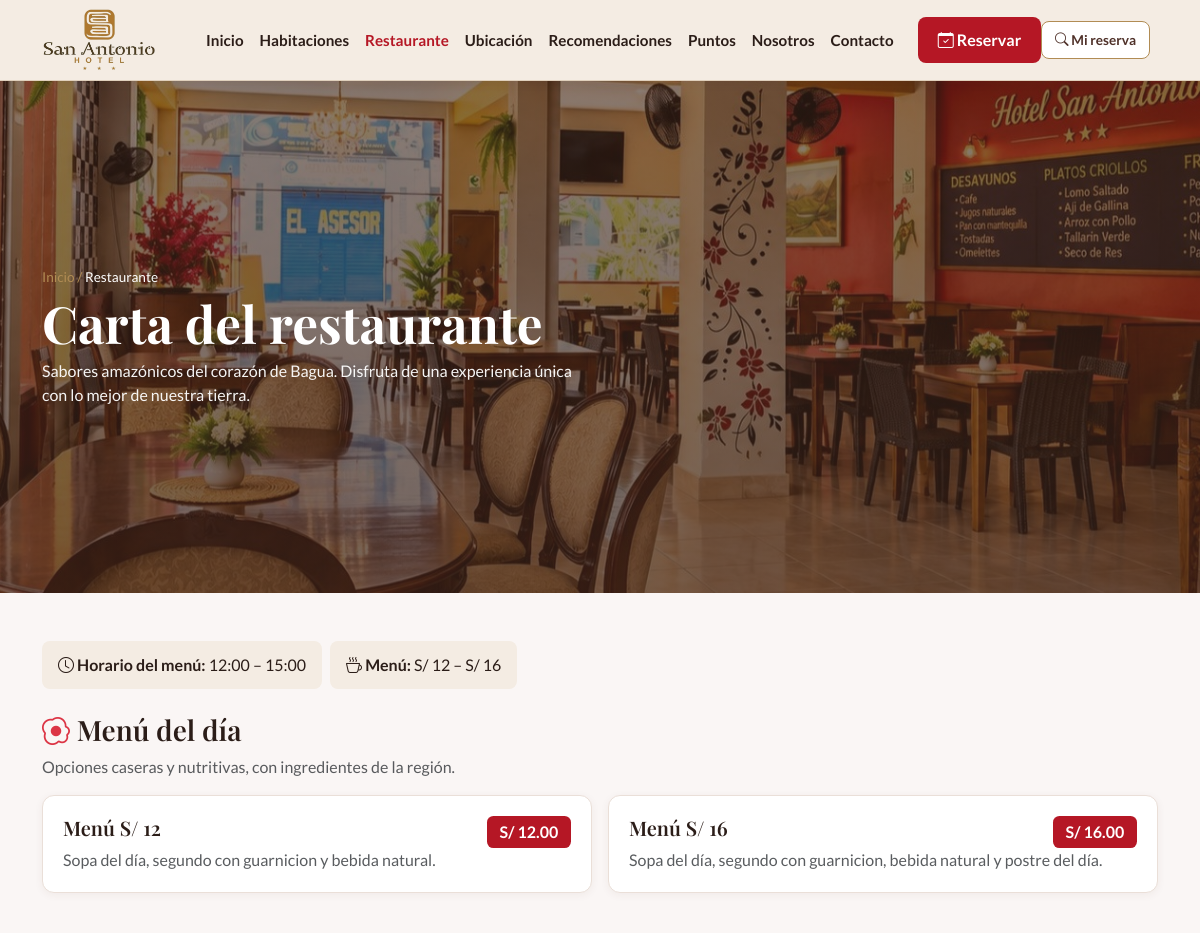
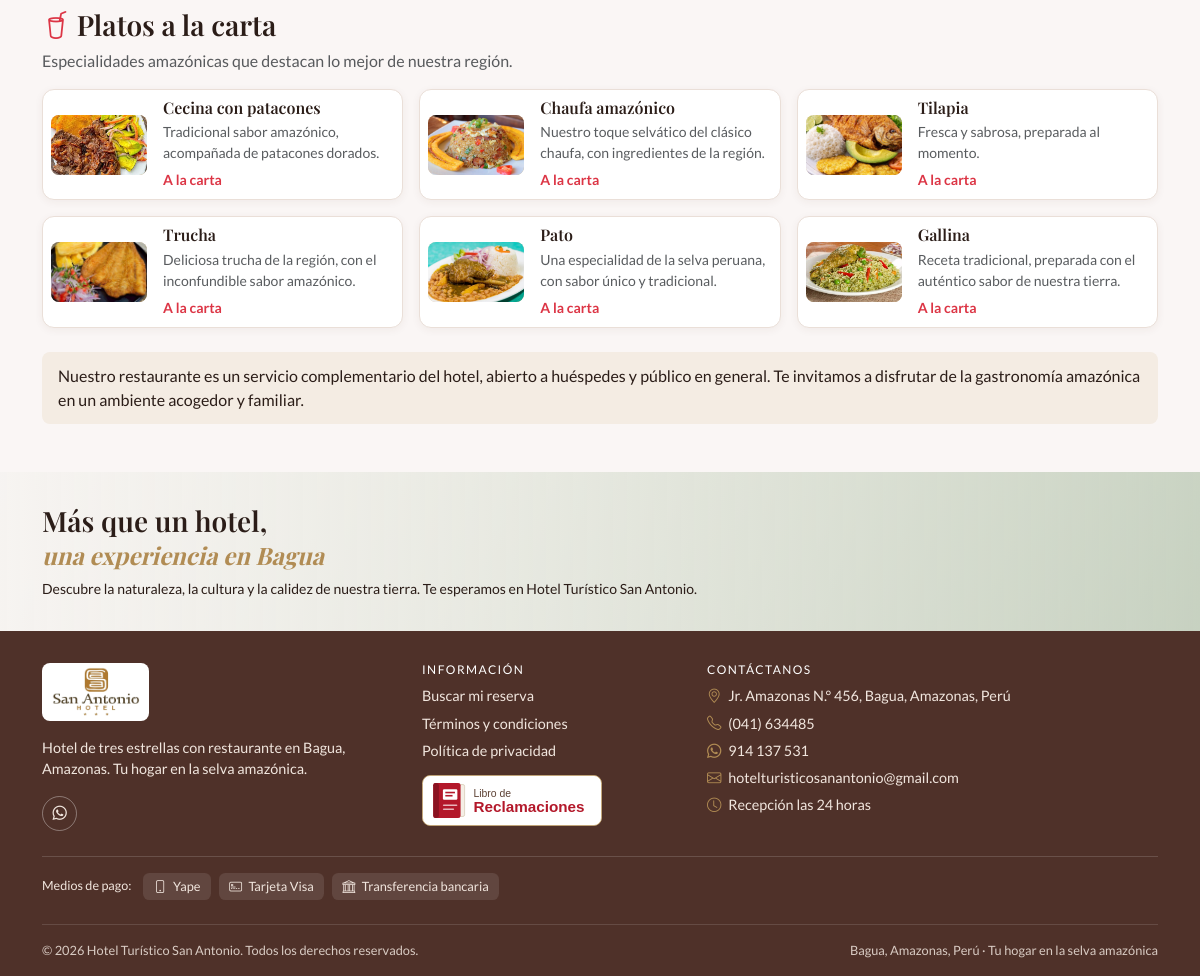
Screenshot of /publico/restaurante.php with the database file from the repository (2 pictures, top to bottom).
### tables this page shows
CREATE TABLE producto (
    id            INT UNSIGNED AUTO_INCREMENT PRIMARY KEY,
    categoria_id  INT UNSIGNED NOT NULL,
    nombre        VARCHAR(80)  NOT NULL,
    descripcion   VARCHAR(200) NULL,
    precio        DECIMAL(7,2) NULL CHECK (precio IS NULL OR precio > 0),
    foto          VARCHAR(255) NULL,
    activo        TINYINT(1)   NOT NULL DEFAULT 1,
    created_at    TIMESTAMP    NOT NULL DEFAULT CURRENT_TIMESTAMP,
    updated_at    TIMESTAMP    NOT NULL DEFAULT CURRENT_TIMESTAMP ON UPDATE CURRENT_TIMESTAMP,
    CONSTRAINT fk_producto_categoria FOREIGN KEY (categoria_id) REFERENCES categoria_producto(id)
);

### config/Autoload.php (called while the page is built, shortened)
<?php
spl_autoload_register(function (string $clase): void {
    $prefijo = "App\\";
    $carpetaBase = dirname(__DIR__) . "/src/";
    $ruta = $carpetaBase . str_replace("\\", "/", substr($clase, strlen($prefijo))) . ".php";
});

### src/Dao/Conexion.php (called while the page is built, shortened)
<?php
class Conexion
{
    private $host = "localhost";
    private $dbname = "daw2_hotel_san_antonio";
    private $user = "root";
    private $password = "";
    public function conectar(): \PDO
    {
        try {
            $dsn = "mysql:host=$this->host;dbname=$this->dbname;charset=utf8mb4";
            $conexion = new \PDO($dsn, $this->user, $this->password);
            $conexion->setAttribute(\PDO::ATTR_ERRMODE, \PDO::ERRMODE_EXCEPTION);
            $conexion->setAttribute(\PDO::ATTR_DEFAULT_FETCH_MODE, \PDO::FETCH_ASSOC);
            $conexion->setAttribute(\PDO::ATTR_EMULATE_PREPARES, false);
            return $conexion;
        } catch (\PDOException $e) {
            throw $e;
        }
    }
}

### src/Dao/Dao.php (called while the page is built, shortened)
<?php
abstract class Dao
{
    public function __construct(?\PDO $conn = null)
    {
        $this->conn = $conn ?? (new Conexion())->conectar();
    }
}

### src/Dao/Producto.php (called while the page is built, shortened)
<?php
class Producto extends Dao
{
    public function listarCarta(): array
    {
        $stmt = $this->conn->prepare(
            "SELECT p.id, p.nombre, p.descripcion, p.precio, p.foto, c.nombre AS categoria
             FROM producto p JOIN categoria_producto c ON c.id = p.categoria_id
             WHERE p.activo = 1 ORDER BY c.id, p.id"
        );
        $stmt->execute();
        return $stmt->fetchAll();
    }
}

### src/Bo/Restaurante.php (called while the page is built, shortened)
<?php
class Restaurante
{
    public function carta(): array
    {
        $carta = [];
        foreach ((new ProductoDAO())->listarCarta() as $producto) {
            $carta[$producto["categoria"]][] = $producto;
        }
        return $carta;
    }
}

### publico/restaurante.php (the view, shortened to what this page needs)
<?php
require __DIR__ . "/../config/Autoload.php";
$carta = (new RestauranteBO())->carta();
require __DIR__ . "/../views/partes/cabecera.php";
hero(
    "Carta del restaurante",
    "Sabores amazónicos del corazón de Bagua. Disfruta de una experiencia única con lo mejor de nuestra tierra.",
    [["Inicio", "index.php"], ["Restaurante", null]],
    "",
    "sa-hero-foto-restaurante"
);
?>
<main class="container py-4 py-lg-5">
    <div class="d-flex flex-wrap gap-2 mb-4">
        <span class="sa-caja-crema"><i class="bi bi-clock"></i> <strong>Horario del menú:</strong> 12:00 – 15:00</span>
        <span class="sa-caja-crema"><i class="bi bi-cup-hot"></i> <strong>Menú:</strong> S/ 12 – S/ 16</span>
    </div>
    <?php if (!empty($carta["Menú del día"])) : ?>
        <h2 class="h3"><i class="bi bi-egg-fried text-danger"></i> Menú del día</h2>
        <p class="text-muted">Opciones caseras y nutritivas, con ingredientes de la región.</p>
        <div class="row g-3 mb-5">
            <?php foreach ($carta["Menú del día"] as $p) : ?>
                <div class="col-12 col-md-6">
                    <article class="sa-card sa-card-cuerpo h-100">
                        <div class="d-flex justify-content-between align-items-start gap-2">
                            <h3 class="h5"><?= e($p["nombre"]) ?></h3>
                            <span class="sa-precio-menu"><?= soles($p["precio"]) ?></span>
                        </div>
                        <p class="mb-0 text-muted"><?= e($p["descripcion"]) ?></p>
                    </article>
                </div>
            <?php endforeach ?>
        </div>
    <?php endif ?>
    <?php if (!empty($carta["Platos a la carta"])) : ?>
        <h2 class="h3"><i class="bi bi-cup-straw text-danger"></i> Platos a la carta</h2>
        <p class="text-muted">Especialidades amazónicas que destacan lo mejor de nuestra región.</p>
        <div class="row g-3 mb-4">
            <?php foreach ($carta["Platos a la carta"] as $p) : ?>
                <div class="col-12 col-md-6 col-lg-4">
                    <article class="sa-card p-2 h-100 d-flex gap-3 align-items-center">
                        <div style="width: 6rem; flex: none"><?php foto($p["foto"], $p["nombre"], "bi-egg-fried") ?></div>
                        <div>
                            <h3 class="h6 mb-1"><?= e($p["nombre"]) ?></h3>
                            <p class="small text-muted mb-1"><?= e($p["descripcion"]) ?></p>
                            <span class="small fw-bold text-danger"><?= $p["precio"] !== null ? soles($p["precio"]) : "A la carta" ?></span>
                        </div>
                    </article>
                </div>
            <?php endforeach ?>
        </div>
    <?php endif ?>
    <div class="sa-caja-crema">
        <i class="bi bi-leaf"></i> Nuestro restaurante es un servicio complementario del hotel, abierto a huéspedes y público en general.
        Te invitamos a disfrutar de la gastronomía amazónica en un ambiente acogedor y familiar.
    </div>
</main>
<?php require __DIR__ . "/../views/partes/pie.php" ?>

### views/partes/ayudas.php (shortened to what this page needs)
<?php
$base = rtrim(preg_replace("#/(publico|admin)$#", "", str_replace("\\", "/", dirname($_SERVER["SCRIPT_NAME"]))), "/") . "/";
function url(string $ruta): string
{
    global $base;
    return $base . $ruta;
}
function e($valor): string
{
    return htmlspecialchars((string) $valor, ENT_QUOTES, "UTF-8");
}
function soles($valor): string
{
    return "S/ " . number_format((float) $valor, 2);
}
function foto(?string $ruta, string $alt, string $icono = "bi-image"): void
{
    echo $ruta
        ? '<img class="sa-foto" src="' . e(url($ruta)) . '" alt="' . e($alt) . '" loading="lazy">'
        : '<div class="sa-foto" role="img" aria-label="' . e($alt) . '"><i class="bi ' . e($icono) . '"></i></div>';
}
function hero(string $titulo, string $texto = "", array $migas = [], string $etiqueta = "", string $claseExtra = ""): void
{
    echo '<section class="sa-hero' . ($claseExtra ? ' ' . e($claseExtra) : '') . '"><div class="container">';
    if ($migas) {
        echo '<div class="migas mb-2">';
        foreach ($migas as $indice => [$nombre, $url]) {
            echo $indice ? " / " : "";
            echo $url ? '<a href="' . e(url($url)) . '">' . e($nombre) . "</a>" : '<span class="actual">' . e($nombre) . "</span>";
        }
        echo "</div>";
    }
    echo '<h1>' . e($titulo) . "</h1>";
    if ($texto) {
        echo '<p class="mt-2 mb-0">' . e($texto) . "</p>";
    }
    echo "</div></section>";
}

### assets/css/estilo.css (style rules this page uses)
:root { --rojo: #B51725; --rojo-osc: #9E1C28; --marron: #4F3129; --marron-osc: #3E2A23; --dorado: #B18C54; --hueso: #FAF6F5; --tinta: #2B1D18; --gris: #6f625c; --borde: #EADFD8; --crema: #F4ECE3; --rosado: #FDEBE9; }
body { font-family: "Lato", system-ui, sans-serif; background: var(--hueso); color: var(--tinta); }
h1, h2, h3, h4, .serif { font-family: "Playfair Display", Georgia, serif; font-weight: 700; }
a { color: var(--rojo); }
.sa-hero { background: radial-gradient(circle at 85% 15%, rgba(177, 140, 84, .55), transparent 55%), linear-gradient(135deg, var(--marron-osc), var(--marron) 60%, #6b4433); color: #fff; padding: 2.25rem 0; }
.sa-hero h1 { font-size: 2rem; line-height: 1.1; }
.sa-hero .migas { font-size: .85rem; color: var(--dorado); }
.sa-hero .migas a { color: var(--dorado); text-decoration: none; }
.sa-hero .migas span.actual { color: #fff; }
.sa-hero p { max-width: 34rem; opacity: .95; }
.sa-hero-foto-restaurante { background: linear-gradient(rgba(59, 36, 26, .60), rgba(59, 36, 26, .70)), url("../img/restaurante/restaurante.jpg") center 40%/cover no-repeat; display: flex; align-items: center; min-height: 18rem; }
.sa-hero-foto-restaurante > .container { width: 100%; }
.sa-card { background: #fff; border: 1px solid var(--borde); border-radius: .75rem; box-shadow: 0 2px 8px rgba(79, 49, 41, .06); }
.sa-card-cuerpo { padding: 1rem; }
.sa-foto { display: grid; place-items: center; width: 100%; aspect-ratio: 16 / 10; object-fit: cover; border-radius: .5rem; background: linear-gradient(135deg, #e7d7c0, #c9a878); color: rgba(255, 255, 255, .9); font-size: 2rem; }
.sa-caja-crema { background: var(--crema); border-radius: .5rem; padding: .75rem 1rem; }
.sa-precio-menu { background: var(--rojo); color: #fff; border-radius: .4rem; padding: .25rem .8rem; font-weight: 700; }
@media (min-width: 768px) { .sa-hero { padding: 3rem 0; } }
@media (min-width: 768px) { .sa-hero h1 { font-size: 2.75rem; } }
@media (min-width: 768px) { .sa-card-cuerpo { padding: 1.25rem; } }
@media (min-width: 768px) { .sa-hero-foto-restaurante { background-position: center; min-height: 26rem; } }
@media (min-width: 992px) { .sa-hero { padding: 3.5rem 0; } }
@media (min-width: 992px) { .sa-hero-foto-restaurante { min-height: 32rem; } }
@media (min-width: 1200px) { .sa-hero h1 { font-size: 3.2rem; } }

### rows the page displays
producto: nombre "Menú S/ 12", precio "S/ 12.00", descripcion "Sopa del día, segundo con guarnicion y bebida natural."
producto: nombre "Menú S/ 16", precio "S/ 16.00", descripcion "Sopa del día, segundo con guarnicion, bebida natural y postre del día."
producto: foto (picture), nombre "Cecina con patacones", descripcion "Tradicional sabor amazónico, acompañada de patacones dorados.", shows "A la carta"
producto: foto+nombre (picture), nombre "Chaufa amazónico", descripcion "Nuestro toque selvático del clásico chaufa, con ingredientes de la región.", shows "A la carta"
producto: foto+nombre (picture), nombre "Tilapia", descripcion "Fresca y sabrosa, preparada al momento.", shows "A la carta"
producto: foto+nombre (picture), nombre "Trucha", descripcion "Deliciosa trucha de la región, con el inconfundible sabor amazónico.", shows "A la carta"
producto: foto+nombre (picture), nombre "Pato", descripcion "Una especialidad de la selva peruana, con sabor único y tradicional.", shows "A la carta"
producto: foto+nombre (picture), nombre "Gallina", descripcion "Receta tradicional, preparada con el auténtico sabor de nuestra tierra.", shows "A la carta"

### other values shown
$texto "Inicio"
$texto "Habitaciones"
$texto "Restaurante"
$texto "Ubicación"
$texto "Recomendaciones"
$texto "Puntos"
$texto "Nosotros"
$texto "Contacto"
$nombre "Inicio"
$nombre "Restaurante"
$titulo "Carta del restaurante"
$texto "Sabores amazónicos del corazón de Bagua. Disfruta de una experiencia única con lo mejor de nuestra tierra."
$hotel["direccion"] "Jr. Amazonas N.° 456, Bagua, Amazonas, Perú"
$hotel["telefono"] "(041) 634485"
$hotel["whatsapp_texto"] "914 137 531"
